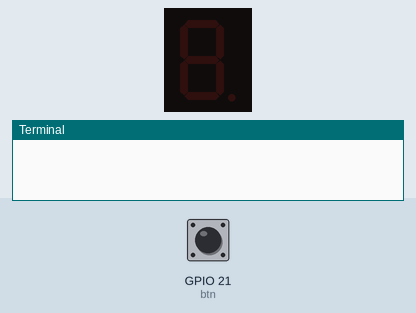
Bench run of a program on a simulated Raspberry Pi (BCM pin numbers). Parts: 1-digit seven-segment display, the last lines printed to the terminal. The test bench sets the inputs (shaded band); at power-on: GPIO 21 (btn) LOW. The segment pins are drawn as the display they are named for.

Above: at 1.2 s.
1.3 s: GPIO 21 (btn) pulled HIGH for 3.2 s
At 5.2 s:
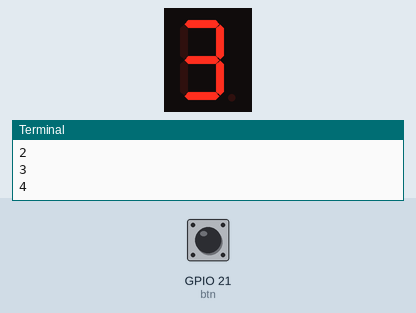
6.0 s: GPIO 21 (btn) pulled HIGH for 0.15 s
At 7.0 s:
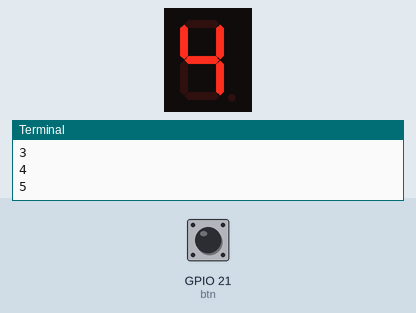
7.6 s: GPIO 21 (btn) pulled HIGH for 1 s
At 9.0 s:
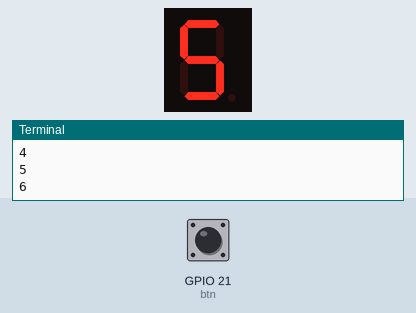
10.1 s: GPIO 21 (btn) pulled HIGH for 0.15 s
At 10.6 s:
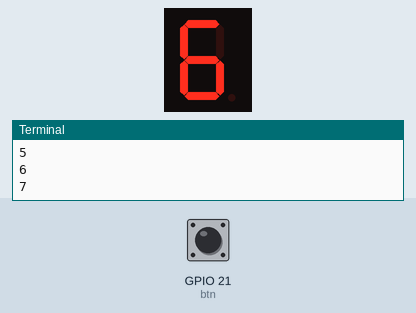
Timing chart, 0 to 12.7 s (numbered marks = the images above; inputs shaded):
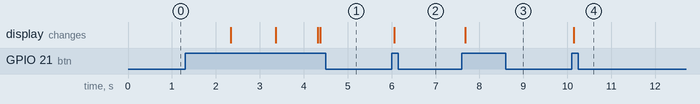

The program:

count.py
```python
import RPi.GPIO as GPIO
import time

a_led = 26
b_led = 19
c_led = 13
d_led = 6
e_led = 5
f_led = 22
g_led = 27
btn = 21

GPIO.setmode(GPIO.BCM)

GPIO.setup(a_led, GPIO.OUT)
GPIO.setup(b_led, GPIO.OUT)
GPIO.setup(c_led, GPIO.OUT)
GPIO.setup(d_led, GPIO.OUT)
GPIO.setup(e_led, GPIO.OUT)
GPIO.setup(f_led, GPIO.OUT)
GPIO.setup(g_led, GPIO.OUT)

GPIO.setup(btn, GPIO.IN, pull_up_down=GPIO.PUD_DOWN)

leds = [a_led, b_led, c_led, d_led, e_led, f_led, g_led]

seg_patterns = [
	[0,0,0,0,0,0,1], #0
	[1,0,0,1,1,1,1], #1
	[0,0,1,0,0,1,0], #2
	[0,0,0,0,1,1,0], #3
	[1,0,0,1,1,0,0], #4
	[0,1,0,0,1,0,0], #5
	[0,1,0,0,0,0,0], #6
	[0,0,0,1,1,1,1], #7
	[0,0,0,0,0,0,0], #8
	[0,0,0,0,1,0,0],] #9

count_1 = 0

try:
	while True:
		if GPIO.input(btn) == True:
			i = 0

			for i in range(6):
				GPIO.output(leds[i], seg_patterns[count_1][i])

			count_1 = count_1 + 1
			print(count_1)
			time.sleep(1)

		if count_1 == 10:
			count_1 = 0

except KeyboardInterrupt:
	GPIO.cleanup()
```

Measured:
- after the input at 1.3 s, the display: first changes after 1.0 s (image 1 shows a later state)
- after the input at 6.0 s, the display: changes after 0.06 s (image 2)
- after the input at 7.6 s, the display: changes after 0.08 s (image 3)
- after the input at 10.1 s, the display: changes at once (image 4)
